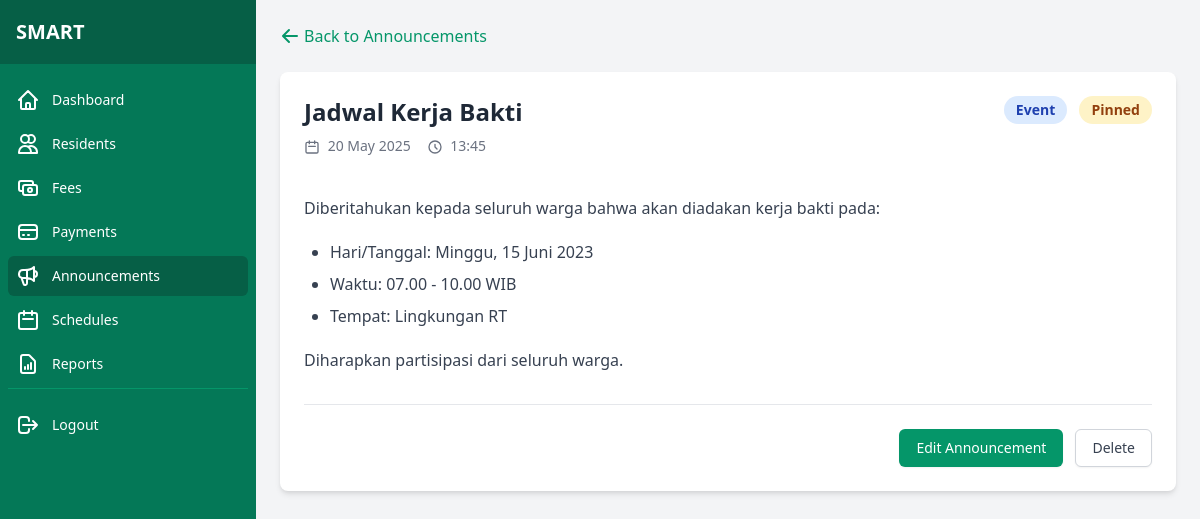
Screenshot of /admin/announcement/view/1 (signed in) with the database file from the repository.
### tables this page shows
CREATE TABLE IF NOT EXISTS announcements (
    id INT AUTO_INCREMENT PRIMARY KEY,
    title VARCHAR(200) NOT NULL,
    content TEXT NOT NULL,
    type VARCHAR(30) NOT NULL DEFAULT 'general',  
    start_date DATE DEFAULT NULL,  
    end_date DATE DEFAULT NULL,  
    image_url VARCHAR(255) DEFAULT NULL,  
    is_pinned TINYINT(1) NOT NULL DEFAULT '0',  
    created_at DATETIME DEFAULT CURRENT_TIMESTAMP,
    updated_at DATETIME ON UPDATE CURRENT_TIMESTAMP
);

### app/controllers/AnnouncementController.php (called while the page is built, shortened)
<?php
class AnnouncementController {
    public function view($id) {
        $announcementModel = new Announcement();
        $announcement = $announcementModel->findById($id);
        require_once BASE_PATH . '/app/views/admin/view_announcement.php';
    }
}

### public/index.php (called while the page is built, shortened)
<?php
require_once BASE_PATH . '/config/database.php';
spl_autoload_register(function ($class) {
    $class = str_replace('\\', DIRECTORY_SEPARATOR, $class);
    $file = BASE_PATH . DIRECTORY_SEPARATOR . $class . '.php';
});
require_once BASE_PATH . '/routes/web.php';
$url = isset($_GET['url']) ? $_GET['url'] : '';
$url = rtrim($url, '/');
Router::route($url);

### config/database.php (called while the page is built, shortened)
<?php
class Database {
    private static $instance = null;
    private $connection;
    private function __construct() {
        try {
            $this->connection = new PDO(
                'mysql:host=' . DB_HOST . ';dbname=' . DB_NAME . ';charset=utf8mb4',
                DB_USER,
                DB_PASS,
                [
                    PDO::ATTR_ERRMODE => PDO::ERRMODE_EXCEPTION,
                    PDO::ATTR_DEFAULT_FETCH_MODE => PDO::FETCH_ASSOC,
                    PDO::ATTR_EMULATE_PREPARES => false
                ]
            );
        } catch (PDOException $e) {
            die('Database Connection Error: ' . $e->getMessage());
        }
    }
    public static function getInstance() {
        if (self::$instance === null) {
            self::$instance = new self();
        }
        return self::$instance;
    }
    public function getConnection() {
        return $this->connection;
    }
}

### app/models/Announcement.php (called while the page is built, shortened)
<?php
class Announcement {
    private $db;
    public function __construct() {
        $this->db = \Database::getInstance()->getConnection();
    }
    public function findById($id) {
        $stmt = $this->db->prepare("SELECT * FROM announcements WHERE id = :id");
        $stmt->execute(['id' => $id]);
        return $stmt->fetch();
    }
}

### app/views/admin/view_announcement.php (the view, shortened to what this page needs)
<?php require_once __DIR__ . '/../components/admin_header.php'; ?>
<div class="flex h-screen bg-gray-100">
    <?php require_once __DIR__ . '/../components/admin_sidebar.php'; ?>
    <div class="flex-1 overflow-auto">
        <main class="p-6">
            <div class="mb-6">
                <a href="/admin/announcements" class="text-green-600 hover:text-green-800 flex items-center">
                    <svg xmlns="http://www.w3.org/2000/svg" class="h-5 w-5 mr-1" viewBox="0 0 20 20" fill="currentColor">
                        <path fill-rule="evenodd" d="M9.707 16.707a1 1 0 01-1.414 0l-6-6a1 1 0 010-1.414l6-6a1 1 0 011.414 1.414L5.414 9H17a1 1 0 110 2H5.414l4.293 4.293a1 1 0 010 1.414z" clip-rule="evenodd" />
                    </svg>
                    Back to Announcements
                </a>
            </div>
            <div class="bg-white rounded-lg shadow-md overflow-hidden">
                <div class="p-6">
                    <div class="flex justify-between items-start">
                        <div>
                            <h1 class="text-2xl font-bold text-gray-800 mb-2"><?php echo htmlspecialchars($announcement['title'] ?? ''); ?></h1>
                            <div class="flex items-center text-sm text-gray-500 mb-4">
                                <span class="mr-4">
                                    <svg xmlns="http://www.w3.org/2000/svg" class="h-4 w-4 inline mr-1" fill="none" viewBox="0 0 24 24" stroke="currentColor">
                                        <path stroke-linecap="round" stroke-linejoin="round" stroke-width="2" d="M8 7V3m8 4V3m-9 8h10M5 21h14a2 2 0 002-2V7a2 2 0 00-2-2H5a2 2 0 00-2 2v12a2 2 0 002 2z" />
                                    </svg>
                                    <?php echo date('d M Y', strtotime($announcement['created_at'] ?? '')); ?>
                                </span>
                                <span>
                                    <svg xmlns="http://www.w3.org/2000/svg" class="h-4 w-4 inline mr-1" fill="none" viewBox="0 0 24 24" stroke="currentColor">
                                        <path stroke-linecap="round" stroke-linejoin="round" stroke-width="2" d="M12 8v4l3 3m6-3a9 9 0 11-18 0 9 9 0 0118 0z" />
                                    </svg>
                                    <?php echo date('H:i', strtotime($announcement['created_at'] ?? '')); ?>
                                </span>
                            </div>
                        </div>
                        <div>
                            <?php
                                $typeClasses = [
                                    'general' => 'bg-gray-100 text-gray-800',
                                    'important' => 'bg-red-100 text-red-800',
                                    'event' => 'bg-blue-100 text-blue-800',
                                    'maintenance' => 'bg-yellow-100 text-yellow-800'
                                ];
                                $typeLabels = [
                                    'general' => 'General',
                                    'important' => 'Important',
                                    'event' => 'Event',
                                    'maintenance' => 'Maintenance'
                                ];
                                $typeClass = $typeClasses[$announcement['type'] ?? 'general'] ?? 'bg-gray-100 text-gray-800';
                                $typeLabel = $typeLabels[$announcement['type'] ?? 'general'] ?? ucfirst($announcement['type'] ?? 'general');
                            ?>
                            <span class="px-3 py-1 inline-flex text-sm leading-5 font-semibold rounded-full <?php echo $typeClass; ?>">
                                <?php echo $typeLabel; ?>
                            </span>
                            <?php if ($announcement['is_pinned'] ?? false): ?>
                                <span class="ml-2 px-3 py-1 inline-flex text-sm leading-5 font-semibold rounded-full bg-yellow-100 text-yellow-800">
                                    Pinned
                                </span>
                            <?php endif; ?>
                        </div>
                    </div>
                    <div class="mt-6">
                        <div class="prose max-w-none text-gray-700">
                            <?php echo $announcement['content'] ?? ''; ?>
                        </div>
                    </div>
                    <div class="mt-8 pt-6 border-t border-gray-200">
                        <div class="flex justify-end space-x-3">
                            <a href="/admin/announcement/edit/<?php echo $announcement['id']; ?>" class="inline-flex justify-center py-2 px-4 border border-transparent shadow-sm text-sm font-medium rounded-md text-white bg-green-600 hover:bg-green-700 focus:outline-none focus:ring-2 focus:ring-offset-2 focus:ring-green-500">
                                Edit Announcement
                            </a>
                            <form action="/admin/announcement/delete/<?php echo $announcement['id']; ?>" method="POST" class="inline" onsubmit="return confirm('Are you sure you want to delete this announcement?');">
                                <button type="submit" class="inline-flex justify-center py-2 px-4 border border-gray-300 shadow-sm text-sm font-medium rounded-md text-gray-700 bg-white hover:bg-gray-50 focus:outline-none focus:ring-2 focus:ring-offset-2 focus:ring-red-500">
                                    Delete
                                </button>
                            </form>
                        </div>
                    </div>
                </div>
            </div>
        </main>
    </div>
</div>
<?php require_once __DIR__ . '/../components/admin_footer.php'; ?>

### routes/web.php (shortened to what this page needs)
<?php
class Router {
    private static $routes = [];
    public static function register($method, $url, $controller, $action) {
        self::$routes[] = [
            'method' => $method,
            'url' => $url,
            'controller' => $controller,
            'action' => $action
        ];
    }
    public static function route($url) {
        $method = $_SERVER['REQUEST_METHOD'];
        foreach (self::$routes as $route) {
            $pattern = self::convertRouteToRegex($route['url']);
            if ($route['method'] == $method && preg_match($pattern, $url, $matches)) {
                array_shift($matches);
                $controller = new $controllerName();
                call_user_func_array([$controller, $route['action']], $matches);
                return;
            }
        }
    }
    private static function convertRouteToRegex($route) {
        $route = preg_replace('/\:([a-zA-Z0-9]+)/', '([^/]+)', $route);
        return '/^' . str_replace('/', '\/', $route) . '$/';
    }
}

### app/views/components/admin_sidebar.php (shortened to what this page needs)
<div class="hidden md:flex md:flex-shrink-0">
    <div class="flex flex-col w-64">
        <div class="flex flex-col h-0 flex-1 bg-green-700">
            <div class="flex items-center h-16 flex-shrink-0 px-4 bg-green-800">
                <h1 class="text-xl font-bold text-white">SMART</h1>
            </div>
            <div class="flex-1 flex flex-col overflow-y-auto">
                <nav class="flex-1 px-2 py-4 space-y-1">
                    <a href="/admin/dashboard" class="<?php echo strpos($_SERVER['REQUEST_URI'], '/admin/dashboard') === 0 ? 'bg-green-800' : 'hover:bg-green-600'; ?> text-white group flex items-center px-2 py-2 text-sm font-medium rounded-md">
                        Dashboard
                    </a>
                    <a href="/admin/residents" class="<?php echo strpos($_SERVER['REQUEST_URI'], '/admin/resident') === 0 ? 'bg-green-800' : 'hover:bg-green-600'; ?> text-white group flex items-center px-2 py-2 text-sm font-medium rounded-md">
                        <svg xmlns="http://www.w3.org/2000/svg" class="mr-3 h-6 w-6" fill="none" viewBox="0 0 24 24" stroke="currentColor">
                            <path stroke-linecap="round" stroke-linejoin="round" stroke-width="2" d="M12 4.354a4 4 0 110 5.292M15 21H3v-1a6 6 0 0112 0v1zm0 0h6v-1a6 6 0 00-9-5.197M13 7a4 4 0 11-8 0 4 4 0 018 0z" />
                        </svg>
                        Residents
                    </a>
                    <a href="/admin/fees" class="<?php echo strpos($_SERVER['REQUEST_URI'], '/admin/fee') === 0 ? 'bg-green-800' : 'hover:bg-green-600'; ?> text-white group flex items-center px-2 py-2 text-sm font-medium rounded-md">
                        Fees
                    </a>
                    <a href="/admin/payments" class="<?php echo strpos($_SERVER['REQUEST_URI'], '/admin/payment') === 0 ? 'bg-green-800' : 'hover:bg-green-600'; ?> text-white group flex items-center px-2 py-2 text-sm font-medium rounded-md">
                        <svg xmlns="http://www.w3.org/2000/svg" class="mr-3 h-6 w-6" fill="none" viewBox="0 0 24 24" stroke="currentColor">
                            <path stroke-linecap="round" stroke-linejoin="round" stroke-width="2" d="M3 10h18M7 15h1m4 0h1m-7 4h12a3 3 0 003-3V8a3 3 0 00-3-3H6a3 3 0 00-3 3v8a3 3 0 003 3z" />
                        </svg>
                        Payments
                    </a>
                    <a href="/admin/announcements" class="<?php echo strpos($_SERVER['REQUEST_URI'], '/admin/announcement') === 0 ? 'bg-green-800' : 'hover:bg-green-600'; ?> text-white group flex items-center px-2 py-2 text-sm font-medium rounded-md">
                        Announcements
                    </a>
                    <a href="/admin/schedules" class="<?php echo strpos($_SERVER['REQUEST_URI'], '/admin/schedule') === 0 ? 'bg-green-800' : 'hover:bg-green-600'; ?> text-white group flex items-center px-2 py-2 text-sm font-medium rounded-md">
                        <svg xmlns="http://www.w3.org/2000/svg" class="mr-3 h-6 w-6" fill="none" viewBox="0 0 24 24" stroke="currentColor">
                            <path stroke-linecap="round" stroke-linejoin="round" stroke-width="2" d="M8 7V3m8 4V3m-9 8h10M5 21h14a2 2 0 002-2V7a2 2 0 00-2-2H5a2 2 0 00-2 2v12a2 2 0 002 2z" />
                        </svg>
                        Schedules
                    </a>
                    <a href="/admin/reports" class="<?php echo strpos($_SERVER['REQUEST_URI'], '/admin/report') === 0 ? 'bg-green-800' : 'hover:bg-green-600'; ?> text-white group flex items-center px-2 py-2 text-sm font-medium rounded-md">
                        Reports
                    </a>
                    <div class="pt-4 mt-4 border-t border-green-600">
                        <a href="/logout" class="text-white hover:bg-green-600 group flex items-center px-2 py-2 text-sm font-medium rounded-md">
                            <svg xmlns="http://www.w3.org/2000/svg" class="mr-3 h-6 w-6" fill="none" viewBox="0 0 24 24" stroke="currentColor">
                                <path stroke-linecap="round" stroke-linejoin="round" stroke-width="2" d="M17 16l4-4m0 0l-4-4m4 4H7m6 4v1a3 3 0 01-3 3H6a3 3 0 01-3-3V7a3 3 0 013-3h4a3 3 0 013 3v1" />
                            </svg>
                            Logout
                        </a>
                    </div>
                </nav>
            </div>
        </div>
    </div>
</div>

### public/css/styles.css (style rules this page uses)
.prose { max-width: 65ch; color: #374151; }
.prose p { margin-top: 1.25em; margin-bottom: 1.25em; }
.prose ul { margin-top: 1.25em; margin-bottom: 1.25em; list-style-type: disc; padding-left: 1.625em; }
.prose li { margin-top: 0.5em; margin-bottom: 0.5em; }

### rows the page displays
announcements: title "Jadwal Kerja Bakti", created_at "20 May 2025", created_at "13:45", type "Event", is_pinned "Pinned", content "Diberitahukan kepada seluruh warga bahwa akan diadakan kerja bakti pada: Hari/Tanggal: Minggu, 15 Juni 2023 Waktu: 07.00 - 10.00 WIB Tempat: Lingkungan RT Diharapkan partisipasi dari seluruh warga."
